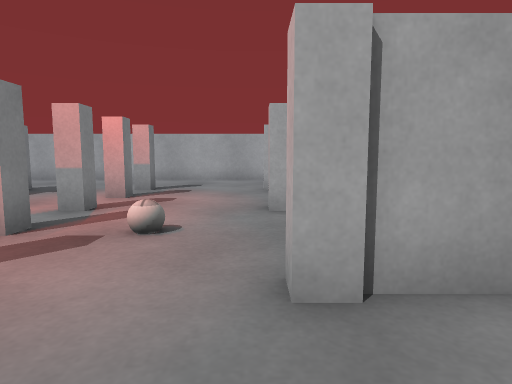
View 1 (above)

17 first-person views from a walk through a Unity game level. The camera is 0.51 m above the floor, tilts 6° down and sees 75° across. The floor is counted in squares, 0.5 m on a side. Each view is taken from the middle of a square. On the plan, view 1 faces up. The plan holds only what a view shows up to about 13 squares ahead; the rest is blank. Surface patterns are stand-ins for the level's own textures.

View 2
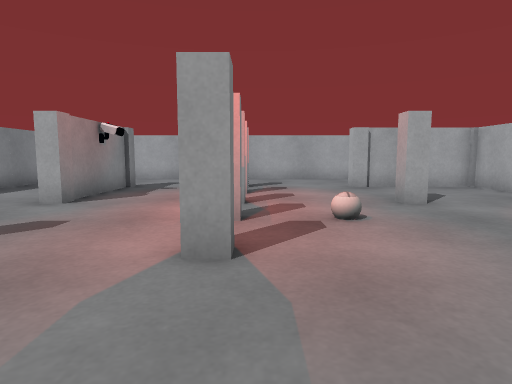

View 3
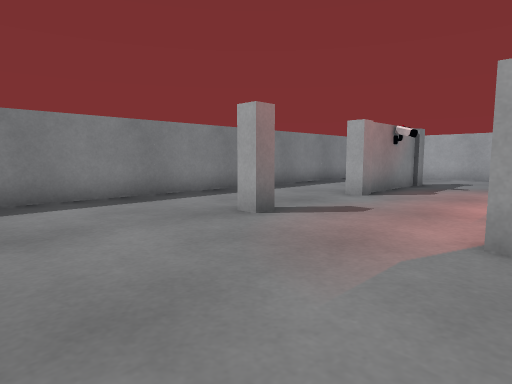

View 4
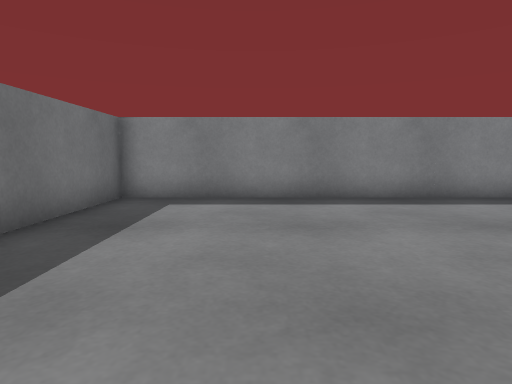

View 5
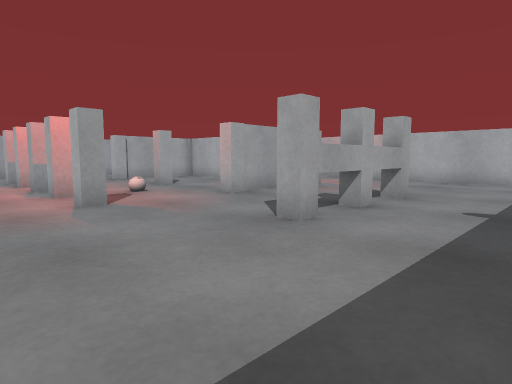

View 6
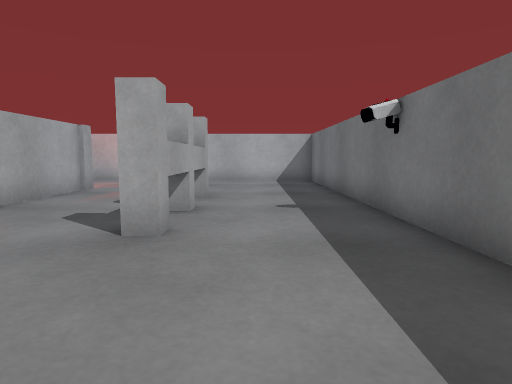

View 7
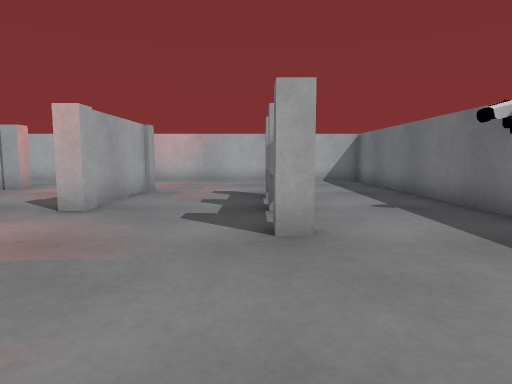

View 8
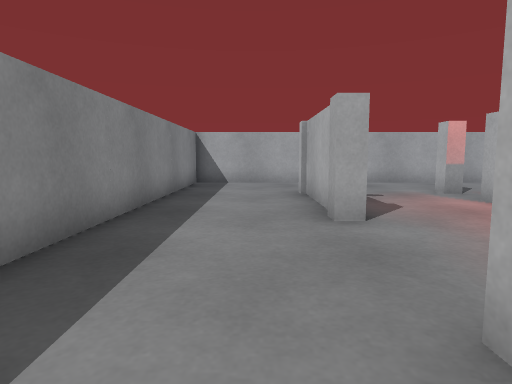

View 9
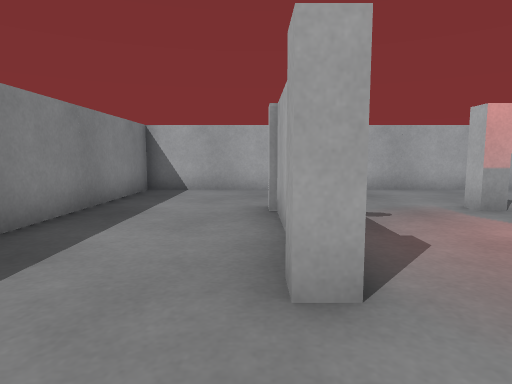

View 10
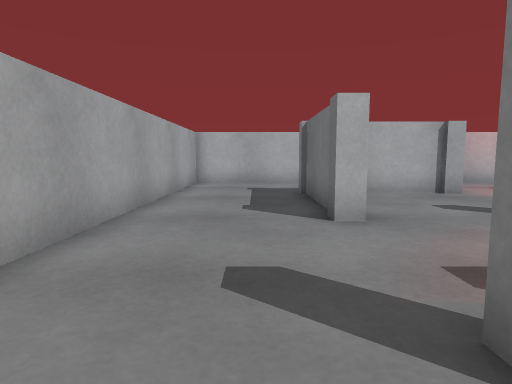

View 11
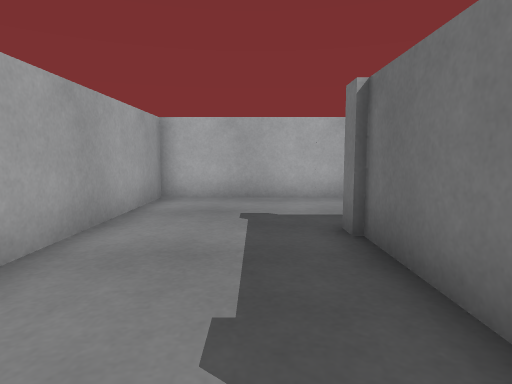

View 12
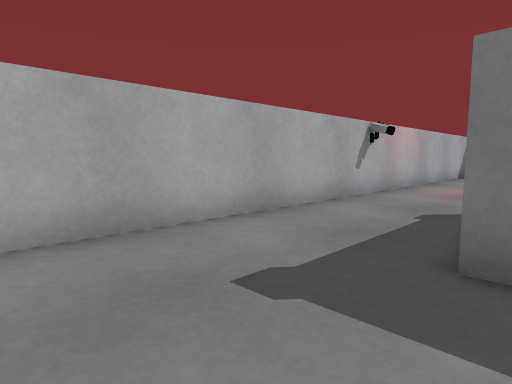

View 13
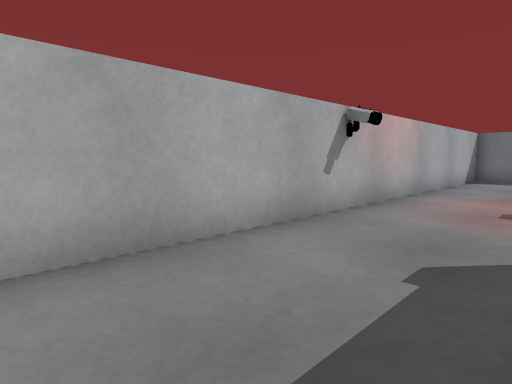

View 14
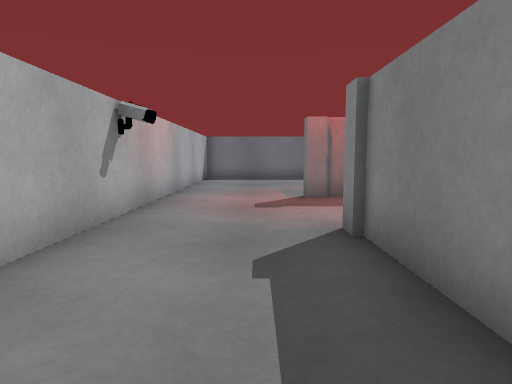

View 15
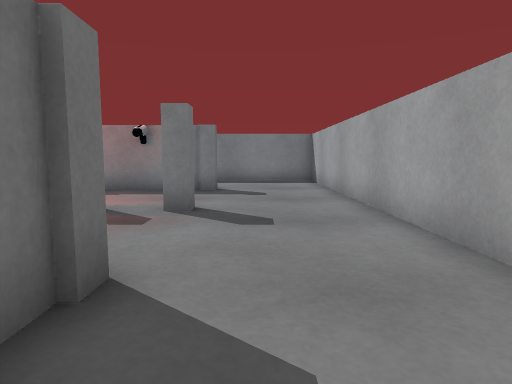

View 16
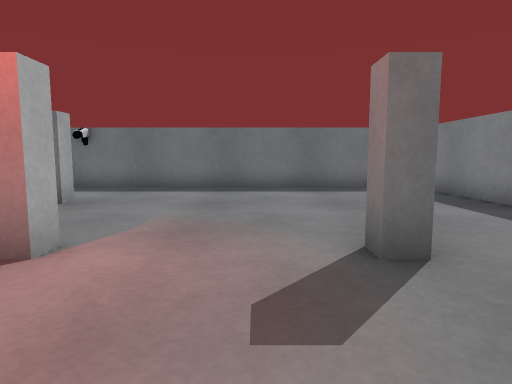

View 17
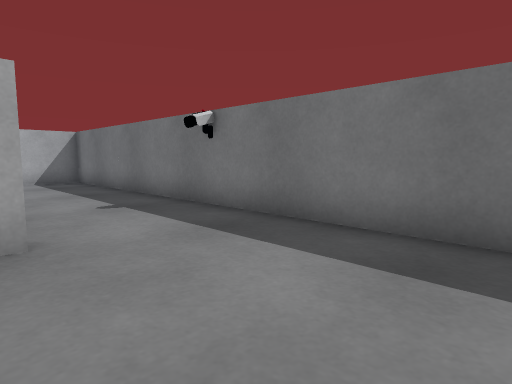

### Floor plan
Points are (right, up) in squares from view 1. A wall is a line through its corners. A room is listed if a view was taken in it or the views show most of it. See-through windows are left out.
Room 1 (views 1, 2, 3, 4, 5, 6, 7, 8, 9, 10, 11, 12, 13, 14, 15, 16, 17)
walls: (-3.2, 4.8) (-3.2, 4.2) (-3.7, 4.2) (-3.7, 4.8); (-3.7, 6.2) (-3.7, 6.8); (0.3, 2.1) (0.3, 2.8); (-3.2, 6.8) (-3.2, 6.2); (0.9, 6.2) (0.3, 6.2) (0.3, 6.8); (3.8, 2.8) (4.6, 2.8) (4.6, 2.4) (0.2, 2.4); (-7.2, 6.9) (-7.2, 6.2) (-7.7, 6.2) (-7.7, 6.8); (-7.9, 2.8) (-7.2, 2.8) (-7.2, 2.4) (-7.8, 2.4); (0.3, -1.9) (0.3, -1.3) (1, -1.3); (-7.7, 7.4) (-7.7, 10.6) (-7.3, 10.6); (4.2, 6.7) (4.8, 6.7); (-3.2, 10.9) (-3.2, 10.2) (-3.7, 10.2) (-3.7, 10.6) (-3.3, 10.6); (-7.2, 9.1) (-7.2, 7); (2.3, -1.9) (2.3, -1.2); (1.9, 10.2) (0.3, 10.2) (0.3, 10.6) (4.7, 10.6); (2.9, -1.8) (-1.8, -1.8) (-1.8, -1.3) (-1, -1.3); (-7.1, 10.2) (-7.8, 10.2); (4.6, 9.3) (4.6, 6.2) (4.4, 6.2) (4.4, 10.8); (-7.2, 10.9) (-7.2, 9.4); (4.5, 10.2) (2.9, 10.2); (8.4, -5.2) (8.4, 14.4) (-11.4, 14.4) (-11.4, -5.4) (8.1, -5.4)
objects: other object (-7, 9); white ball (-2, 4) to (-1, 5); other object (0, -5); other object (8, 5)

Where each view was taken, in squares from view 1:
view 1: 0 up, 0 right, facing up
view 2: 1 down, 3 left, facing up
view 3: 2 down, 3 left, facing up-left
view 4: 2 down, 3 left, facing left
view 5: 5 down, 6 left, facing up-right
view 6: 3 down, 6 left, facing right
view 7: 1 down, 6 left, facing right
view 8: 1 up, 9 left, facing up
view 9: 4 up, 8 left, facing up
view 10: 12 up, 5 left, facing right
view 11: 12 up, 0 right, facing right
view 12: 14 up, 4 right, facing down-right
view 13: 11 up, 5 right, facing down-right
view 14: 11 up, 6 right, facing down
view 15: 12 up, 3 right, facing left
view 16: 6 up, 6 left, facing down
view 17: 1 down, 6 left, facing down-right
